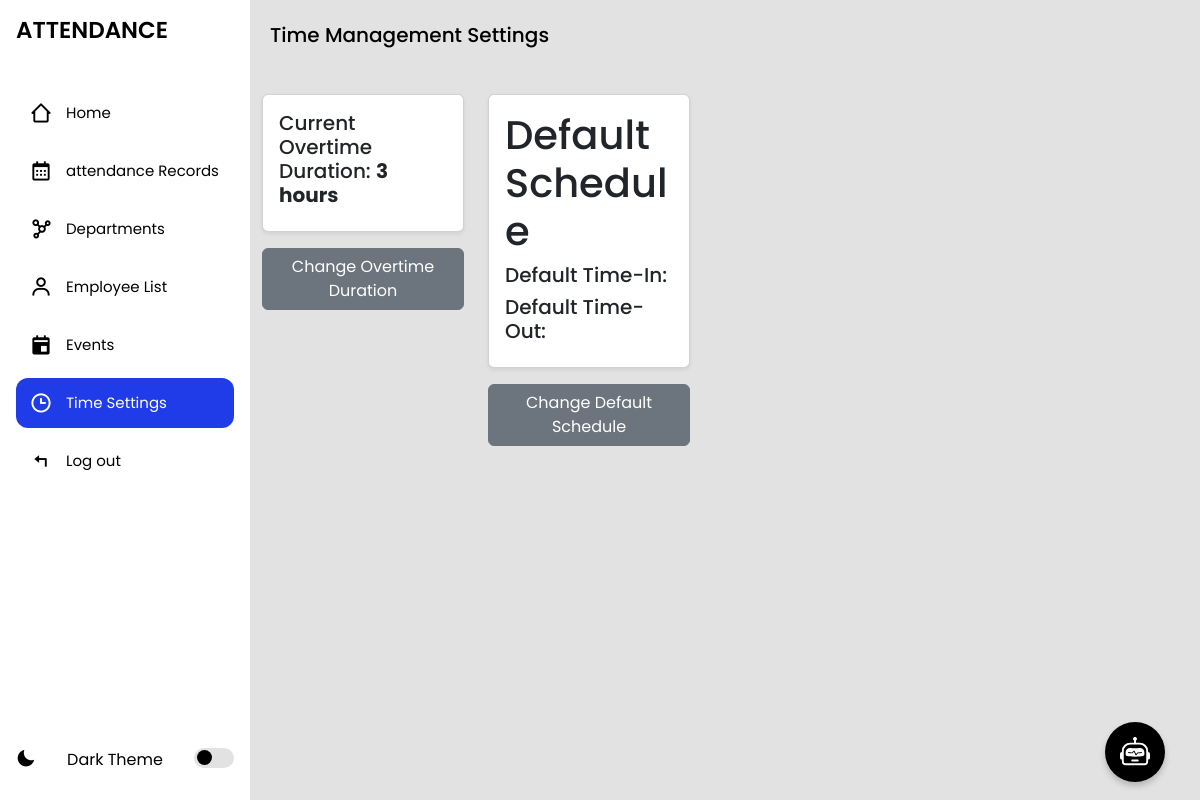
/settings/, run on an earlier commit of the app's database.
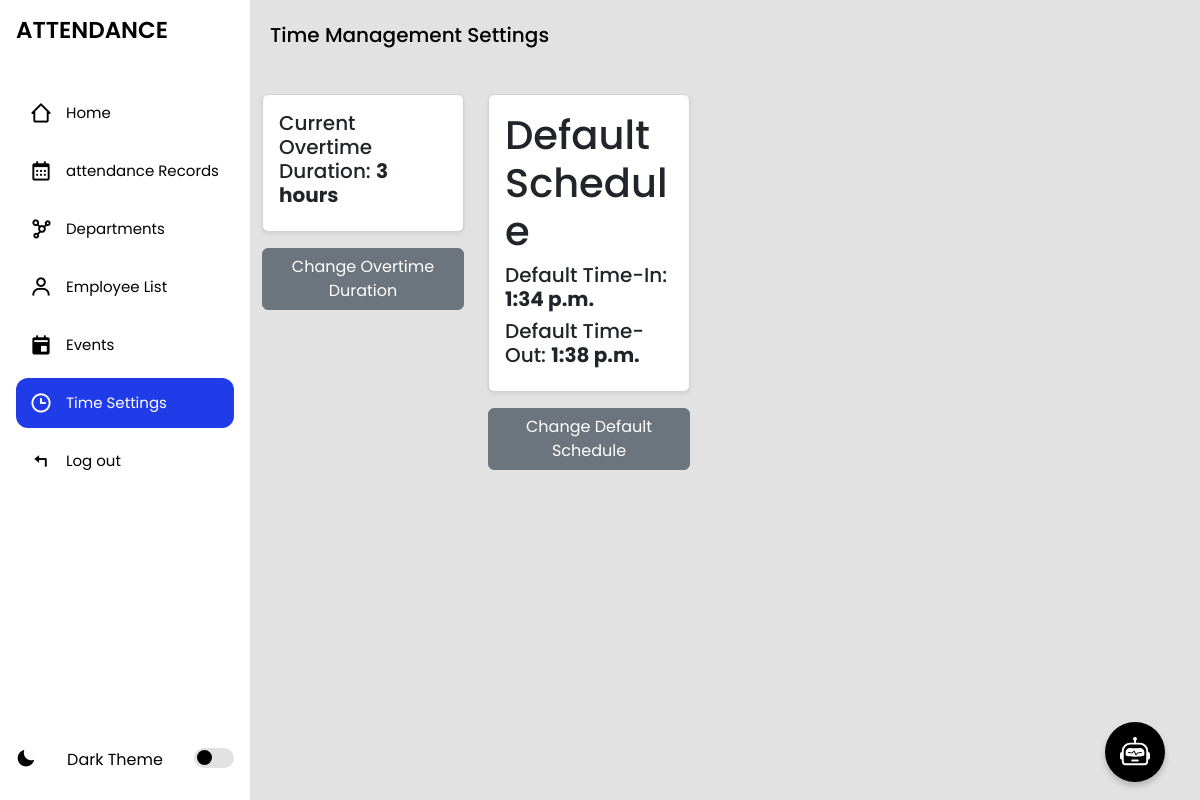
And on a later commit of the database.
### myapp/models.py (models this page shows, shortened)
class OvertimeSetting(models.Model):
    overtime_duration_hours = models.FloatField(default=3)  # default 3 hours

class DefaultSchedule(models.Model):
    time_in = models.TimeField(default='08:10')
    time_out = models.TimeField(default='18:10')

### myapp/views.py (the view, shortened to what this page needs)
# urls.py: path('settings/', views.settings, name='settings'),
def settings(request):
    alert_message = ''
    alert_icon = ''
    overtime_setting = OvertimeSetting.objects.first()
    current_overtime_duration = overtime_setting.overtime_duration_hours if overtime_setting else 3  # Default to 3 hours
    default_schedule = DefaultSchedule.objects.first()
    return render(request, 'settings.html', {
        'overtime_setting': overtime_setting,
        'current_overtime_duration': current_overtime_duration,
        'default_schedule': default_schedule,
        'alert_message': alert_message,
        'alert_icon': alert_icon,
    })

### myapp/templates/settings.html (shortened to what this page needs)
{% extends 'index.html' %}
{% block content %}
<section class="home">
    <p>Time Management Settings</p>
<div class="container mt-4">
    <div class="row">
        <div class="col-md-6">
            <div class="card p-3 shadow-sm">
                <h5>Current Overtime Duration: <strong>{{ current_overtime_duration|floatformat:0 }} hours</strong></h5>
            </div>
            <button type="button" class="btn btn-secondary mt-3" data-bs-toggle="modal" data-bs-target="#overtimeModal">
                Change Overtime Duration
            </button>
        </div>
        <div class="col-md-6">
            <div class="card p-3 shadow-sm">
                <h1>Default Schedule</h1>
                <h5>Default Time-In: <strong>{{ default_schedule.time_in }}</strong></h5>
                <h5>Default Time-Out: <strong>{{ default_schedule.time_out }}</strong></h5>
            </div>
            <button type="button" class="btn btn-secondary mt-3" data-bs-toggle="modal" data-bs-target="#defaultScheduleModal">
                Change Default Schedule
            </button>
        </div>
    </div>
</div>
</section>
{% endblock %}

### myapp/templates/index.html (shortened to what this page needs)
<!DOCTYPE html>
<html lang="en">
  <head>
    {% load static %}
    <link rel="stylesheet" href="{% static 'css/styles.css' %}">
    <link rel="stylesheet" href="{% static 'css/chatbot.css' %}">
    <link rel="stylesheet" href="{% static 'css/notifs.css' %}">
    <link href="https://cdn.jsdelivr.net/npm/bootstrap@5.3.0/dist/css/bootstrap.min.css" rel="stylesheet">
     <link
      href="https://unpkg.com/boxicons@2.1.4/css/boxicons.min.css"
      rel="stylesheet"
    />
  </head>
  <body>
    <section class="sidebar">
      <div class="nav-header">
        <p class="logo"> ATTENDANCE</p>
      </div>
      <ul class="nav-links">
        {% url 'admin_dashboard' as admin_dashboard_url %}
        {% url 'departments' as departments_url %}
        {% url 'employeelist' as employeelist_url %}
        {% url 'logout' as logout_url %}
        {% url 'schedule_list' as custom_url %}
        {% url 'attendance' as attendance %}
        {% url 'settings' as settings %}
        <li class="{% if request.path == admin_dashboard_url %}active{% endif %}">
            <a href="{{ admin_dashboard_url }}">
                <i class="bx bx-home-alt-2"></i>
                <span class="title">Home</span>
            </a>
        </li>
        <li class="{% if request.path == attendance %}active{% endif %}">
          <a href="{{ attendance }}">
              <i class="bx bx-calendar"></i>
              <span class="title">attendance Records</span>
          </a>
      </li>
        <li class="{% if request.path == departments_url %}active{% endif %}">
            <a href="{{ departments_url }}">
                <i class="bx bx-network-chart"></i>
                <span class="title">Departments</span>
            </a>
        </li>
        <li class="{% if request.path == employeelist_url %}active{% endif %}">
            <a href="{{ employeelist_url }}">
                <i class="bx bx-user"></i>
                <span class="title">Employee List</span>
            </a>
        </li>
        <li class="{% if request.path == custom_url %}active{% endif %}">
          <a href="{{ custom_url }}">
              <i class="bx bxs-calendar-event "></i>
              <span class="title">Events</span>
          </a>
      </li>
      <li class="{% if request.path == settings %}active{% endif %}">
        <a href="{{ settings }}">
            <i class="bx bx-time"></i>
            <span class="title">Time Settings</span>
        </a>
    </li>
        <li class="{% if request.path == logout_url %}active{% endif %}">
            <a href="{{ logout_url }}">
                <i class="bx bx-reply"></i>
                <span class="title">Log out</span>
            </a>
        </li>
      </ul>
       <div class="theme-wrapper">
        <i class="bx bxs-moon theme-icon"></i>
        <p>Dark Theme</p>
        <div class="theme-btn">
          <span class="theme-ball"></span>
        </div>
      </div>
    </section>
     {% block content %}
    {% endblock %}
<button id="toggleChatbot">
</button>
  </body>
</html>

### myapp/static/css/styles.css (style rules this page uses)
* { margin: 0; padding: 0; box-sizing: border-box; font-family: "Poppins", sans-serif; --color-hover: rgb(32, 59, 232); --transition: all 0.2s ease; }
:root { --color-white: #fff; --color-black: #000; --color-bg: #e2e2e2; }
.sidebar { position: fixed; top: 0; left: 0; z-index: 100; width: 78px; height: 100%; background: var(--color-white); padding: 8px 16px; transition: var(--transition); }
.sidebar.expand { width: 250px; transition: var(--transition); }
.nav-header { height: 60px; display: flex; align-items: center; position: relative; }
.nav-header .logo { color: var(--color-black); font-size: 23px; font-weight: 600; opacity: 0; transition: var(--transition); }
.sidebar.expand .nav-header .logo { opacity: 1; transition: var(--transition); }
.nav-links li.active a { background: var(--color-hover); }
.nav-links li.active i { color: var(--color-white); }
.nav-links li.active a .title { color: var(--color-white); }
.nav-links { margin-top: 20px; height: 100%; padding-left: 0px; }
.nav-links li { position: relative; margin: 8px 0; list-style: none; }
.nav-links i { color: var(--color-black); height: 50px; min-width: 50px; font-size: 23px; text-align: center; line-height: 50px; }
.nav-links li a { display: flex; height: 100%; width: 100%; border-radius: 12px; align-items: center; text-decoration: none; background: var(--color-white); }
.nav-links li a .title { color: var(--color-black); font-size: 15px; font-weight: 400; white-space: nowrap; display: none; transition: var(--transition); }
.sidebar.expand .nav-links li a .title { display: block; transition: var(--transition); }
.theme-wrapper { position: fixed; bottom: 0; display: flex; justify-content: space-between; height: 60px; width: 250px; left: 0; padding: 8px 16px; }
.theme-wrapper .theme-icon { font-size: 20px; color: var(--color-black); display: none; transition: var(--transition); }
.sidebar.expand .theme-wrapper .theme-icon { display: block; }
.theme-wrapper p { font-size: 16px; color: var(--color-black); font-weight: 400; display: none; transition: var(--transition); }
.sidebar.expand .theme-wrapper p { display: block; }
.theme-wrapper .theme-btn { width: 40px; height: 20px; background: var(--color-bg); border-radius: 30px; position: relative; cursor: pointer; }
.theme-wrapper .theme-btn .theme-ball { position: absolute; width: 15px; height: 15px; background: var(--color-black); border-radius: 50%; top: 2px; left: 3px; transition: var(--transition); }
.home { position: relative; top: 0; left: 78px; width: calc(100% - 78px); min-height: 100vh; background: var(--color-bg); z-index: 6; transition: var(--transition); }
.sidebar.expand ~ .home { left: 250px; width: calc(100% - 250px); transition: var(--transition); }
.home p { font-size: 20px; font-weight: 500; color: var(--color-black); display: inline-block; margin: 20px; white-space: nowrap; }
.container { display: grid; grid-template-columns: repeat(2, 1fr); gap: 70px; }
button { padding: 10px; background-color: rgb(32, 59, 232); color: white; border: none; cursor: pointer; }

### myapp/static/css/chatbot.css (style rules this page uses)
#toggleChatbot { z-index: 999; position: fixed; bottom: 18px; right: 35px; background: #000000; color: white; border: none; padding: 15px; border-radius: 50%; box-shadow: 0px 4px 6px rgba(0, 0, 0, 0.2); font-size: 16px; cursor: pointer; transition: background 0.3s ease; }

What changed in the data, as far as the page shows it:
added DefaultSchedule: time_in "1:34 p.m.", time_out "1:38 p.m."
